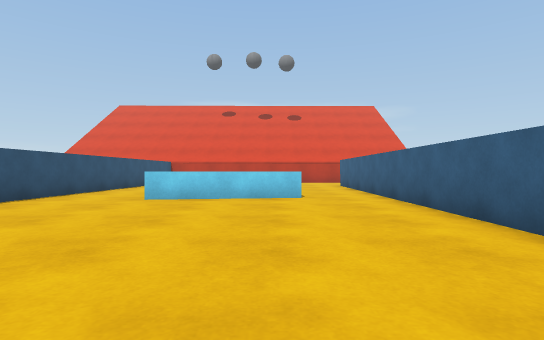
View 1 (above)

18 first-person views from a walk through a 3-D level made in the Unity game engine. The camera is 0.68 m above the floor, looks level and sees 80° across. The floor is counted in squares, 1 m on a side. Each view is taken from the middle of a square. On the plan, view 1 faces up. The plan holds only what a view shows up to about 10 squares ahead; the rest is blank. The place goes on beyond the plan. The player is left out.

View 2
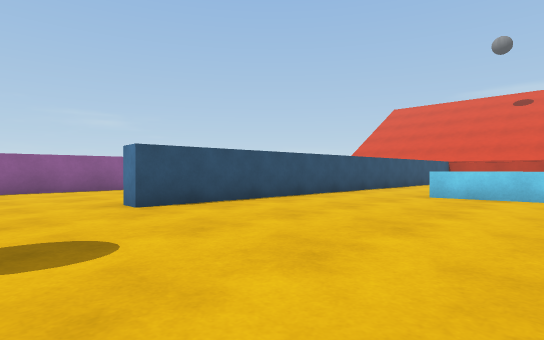

View 3
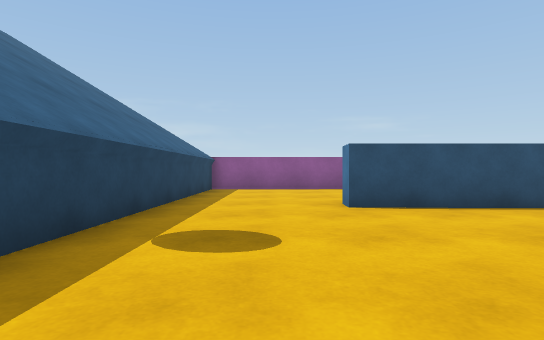

View 4
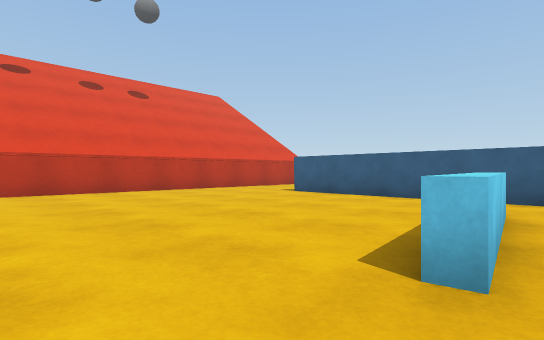

View 5
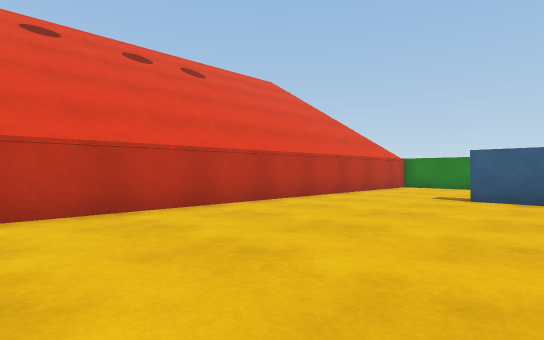

View 6
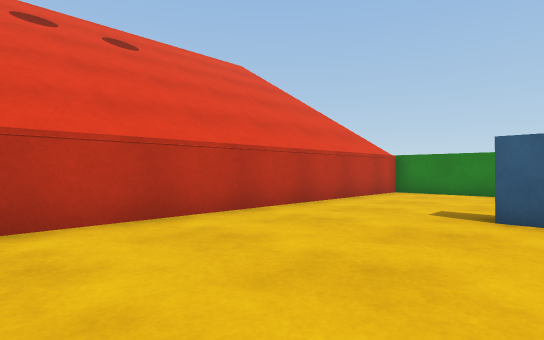

View 7
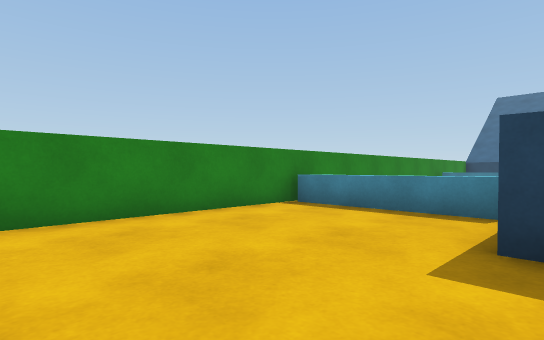

View 8
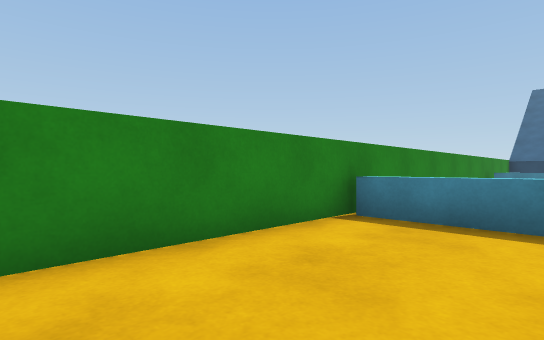

View 9
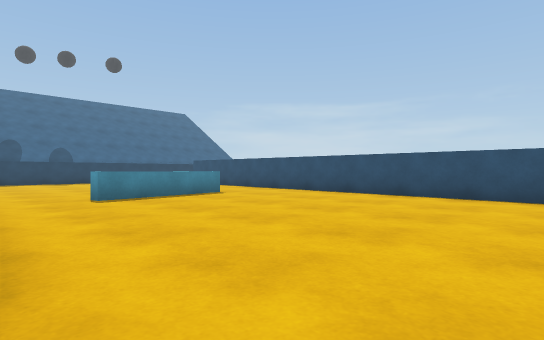

View 10
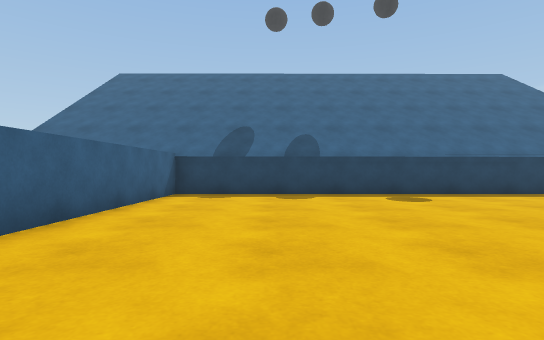

View 11
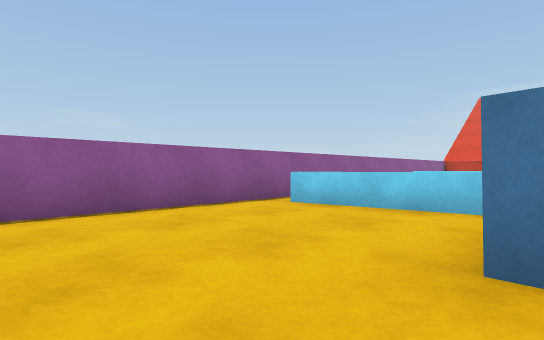

View 12
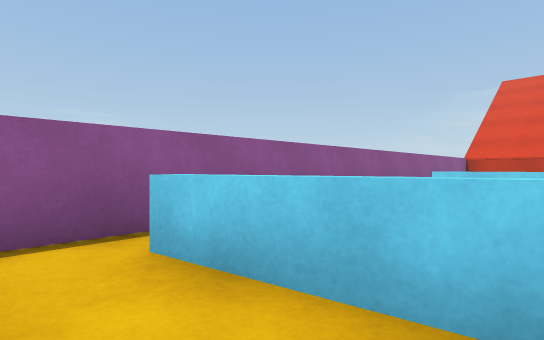

View 13
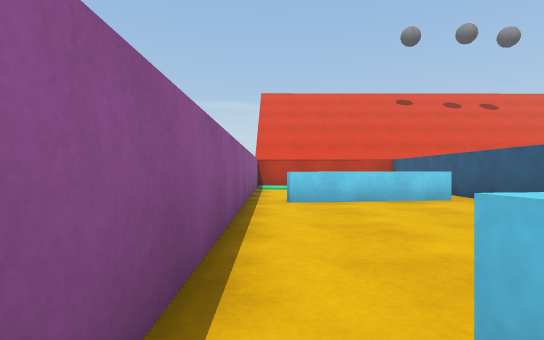

View 14
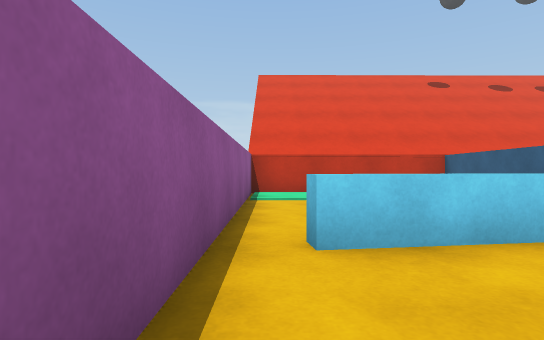

View 15
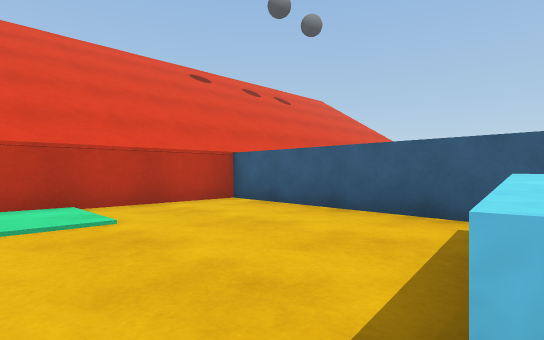

View 16
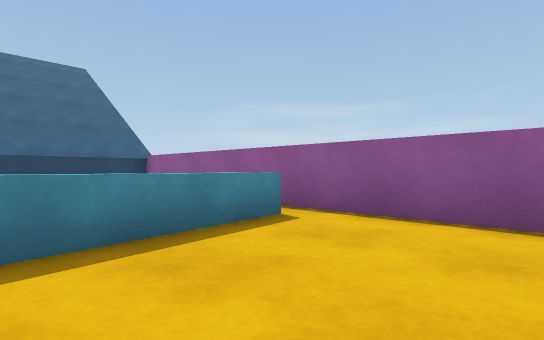

View 17
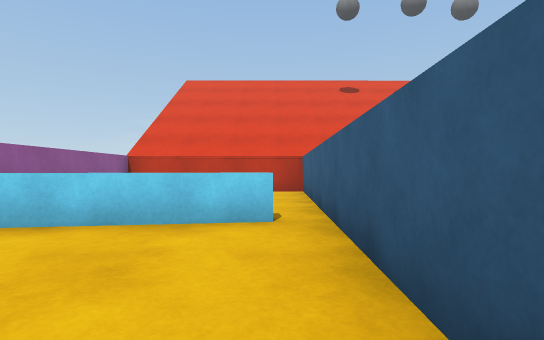

View 18
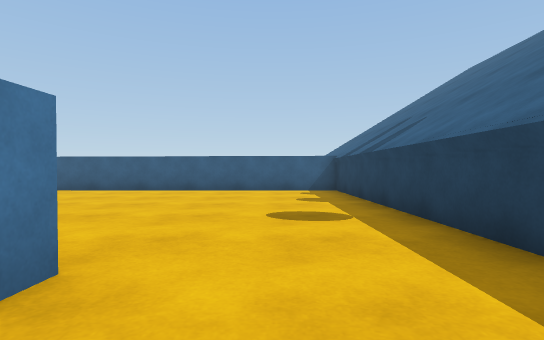

### Floor plan
Key: @ floor where view 1 was taken; # wall or solid block; . main floor; : floor 0.05 m higher than the main floor; = window, fence, low wall or low ledge; ^ raised ledge.
Columns run from 12 left of view 1 to 8 right of it. Each row starts with its distance up from view 1.
 18 #####################
 17 #::...#.............#
 16 #::...#.............#
 15 #.....#.............#
 14 #.....#.............#
 13 #.....#........#....#
 12 #.....#........#....#
 11 #.^^^##........#  ..#
 10 #.....#........#    #
  9 #.....#........#    #
  8 #.....#...^^^..#    #
  7 #.....#........#    #
  6 #.....#........#    #
  5 #.=^^^#........#    #
  4 #.^...#........#
  3 #.....#........#
  2 #.....#........#
  1 #..............#
  0 #...........@..#
 -1 #..............#
 -2 ################

Where each view was taken, in squares from view 1:
view 1: 0 up, 0 right, facing up
view 2: 1 down, 0 right, facing up-left
view 3: 0 up, 0 right, facing left
view 4: 7 up, 5 left, facing up-right
view 5: 12 up, 5 left, facing up-right
view 6: 13 up, 2 left, facing up-right
view 7: 17 up, 3 right, facing down-right
view 8: 16 up, 5 right, facing down-right
view 9: 16 up, 3 right, facing down-left
view 10: 7 up, 0 right, facing down
view 11: 1 down, 6 left, facing up-left
view 12: 3 up, 8 left, facing up-left
view 13: 4 up, 11 left, facing up
view 14: 8 up, 11 left, facing up
view 15: 11 up, 11 left, facing up-right
view 16: 8 up, 7 left, facing down-left
view 17: 7 up, 7 left, facing up
view 18: 0 up, 8 left, facing right
